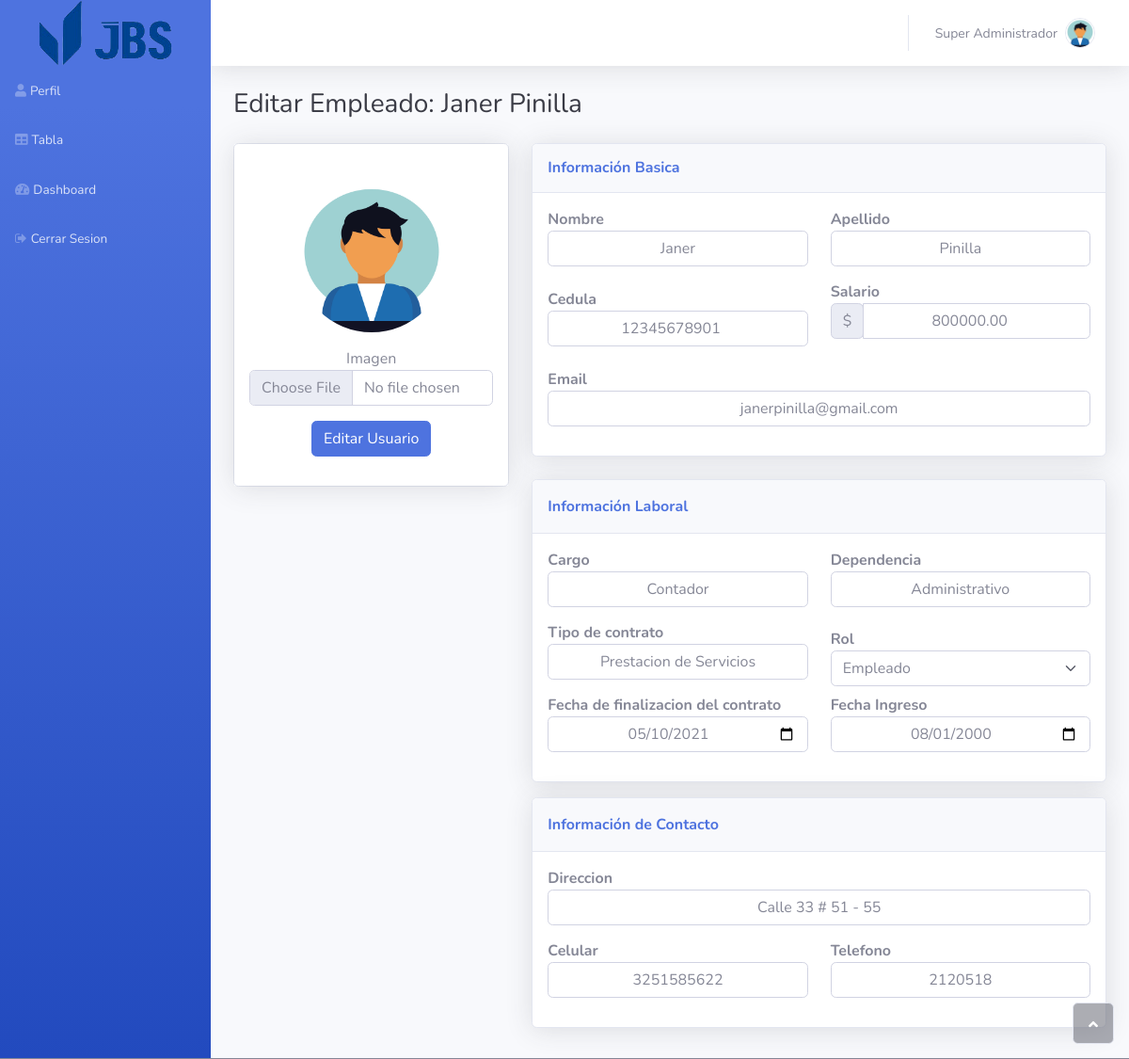
Before: /system/edit/2 (signed in) with the older database file.
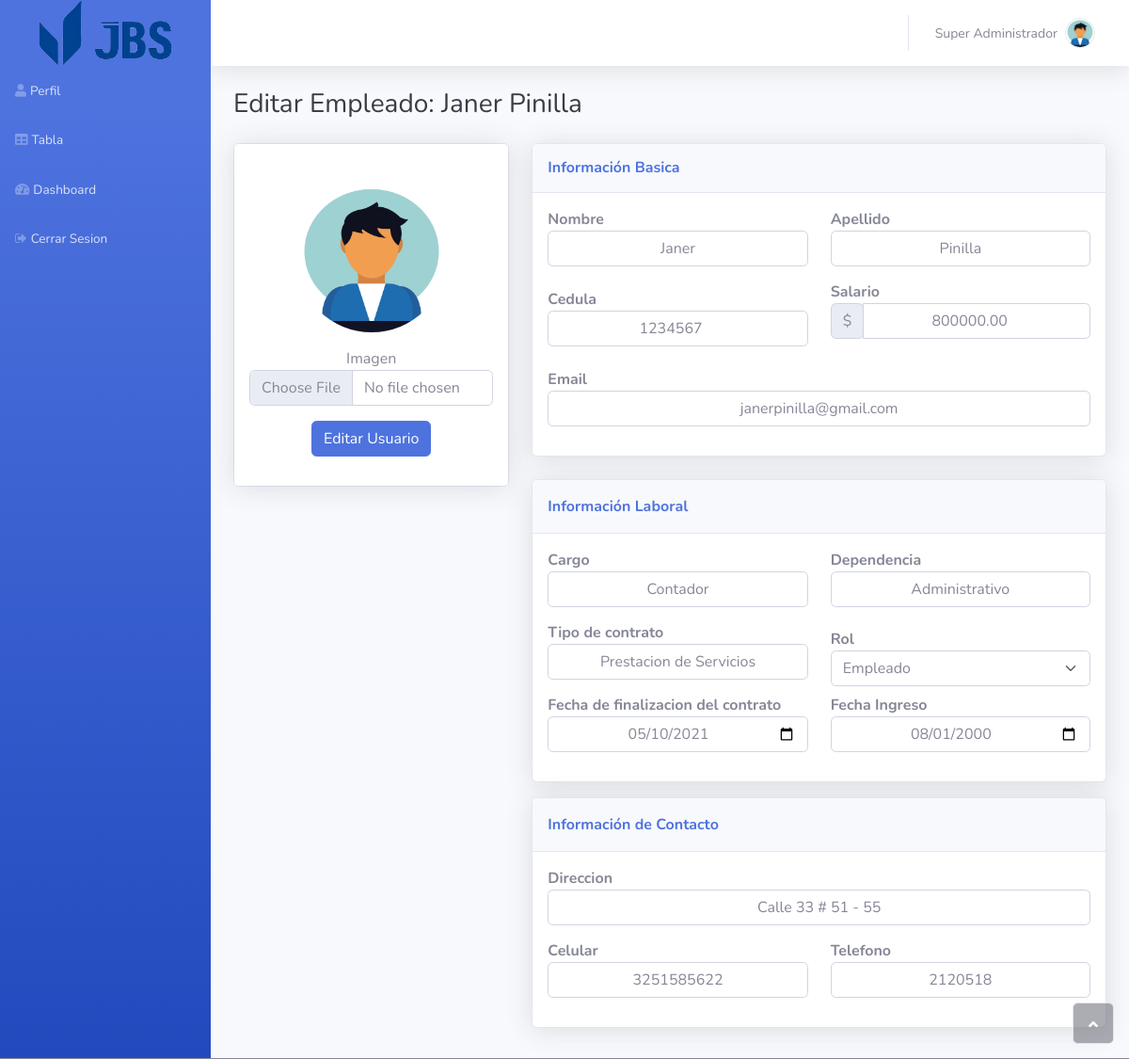
After: the same page with the newer database file.
### flaskr/models/usuario.py (models this page shows, shortened)
class Usuario(UserMixin, sqla.Model):
    idUsuario = sqla.Column(sqla.Integer, primary_key=True, nullable=False)
    correo = sqla.Column(sqla.Text, nullable=False, unique=True)
    password = sqla.Column(sqla.Text, nullable=False)
    nombre = sqla.Column(sqla.Text, nullable=False)
    apellido = sqla.Column(sqla.Text, nullable=False)
    cedula = sqla.Column(sqla.Integer, nullable=False, unique=True)
    fecha_ingreso = sqla.Column(sqla.DateTime, nullable=False)
    fecha_contrato = sqla.Column(sqla.DateTime, nullable=False)
    tipo_contrato = sqla.Column(sqla.Text, nullable=False)
    cargo = sqla.Column(sqla.Text, nullable=False)
    dependencia = sqla.Column(sqla.Text, nullable=False)
    salario = sqla.Column(sqla.Float, nullable=False)
    estado = sqla.Column(sqla.Boolean, nullable=False, default=1)
    uuid = sqla.Column(sqla.String(64), nullable=False, default=lambda: str(uuid4()))
    idRol = sqla.Column(sqla.Integer, sqla.ForeignKey('rol.idRol'), nullable=False)
    nombreRol = sqla.relationship('Rol', backref=sqla.backref('usuarios', lazy=True))
    direccion = sqla.Column(sqla.String, nullable=False)
    celular = sqla.Column(sqla.Integer, nullable=False)
    telefono = sqla.Column(sqla.Integer, nullable=False)
    image = sqla.Column(sqla.Text, nullable=False)

### flaskr/system.py (the view, shortened to what this page needs)
@bp.route("/edit/<int:usuario_id>", methods=("GET", "POST"))
@login_required
@admin_required
def edit(usuario_id):
    error = None
    usuario = Usuario.query.filter_by(idUsuario=usuario_id, estado=1).first()
    if not usuario:
        error = "El usuario con este id no se encuentra en la base de datos"
    if error is None:
        form = NewUserForm()
        categorias =[]
        for i in range(current_user.idRol, 3):
            rol = Rol.query.filter_by(idRol=i+1).first()
            rol_choice = (rol.idRol, rol)
            categorias.append(rol_choice)
        form.idRol.choices = categorias
        form.correo.data = usuario.correo
        form.nombre.data = usuario.nombre
        form.apellido.data = usuario.apellido
        form.cedula.data = usuario.cedula
        form.fecha_ingreso.data = usuario.fecha_ingreso
        form.fecha_contrato.data = usuario.fecha_contrato
        form.tipo_contrato.data = usuario.tipo_contrato
        form.cargo.data = usuario.cargo
        form.dependencia.data = usuario.dependencia
        form.salario.data = usuario.salario
        form.idRol.data = usuario.idRol
        form.direccion.data = usuario.direccion
        form.celular.data = usuario.celular
        form.telefono.data = usuario.telefono
        return render_template('system/edit.html',usuario=usuario, form=form)
    flash(error, "danger")
    return redirect(url_for('system.table'))

### flaskr/forms.py (called while the page is built)
    def __call__(self, field, **kwargs):
        kwargs.setdefault('id', field.id)
        kwargs.setdefault('type', self.input_type)
        kwargs.setdefault("step", "100")
        if 'value' not in kwargs:
            kwargs['value'] = field._value()
        if 'required' not in kwargs and 'required' in getattr(field, 'flags', []):
            kwargs['required'] = True
        return Markup("""
                <div class="input-group mb-3">
                    <div class="input-group-prepend">
                        <span class="input-group-text">$</span>
                    </div>
                    <input %s>
                </div>""" % self.html_params(name=field.name, **kwargs))

### flaskr/models/rol.py (called while the page is built)
    def __repr__(self):
        return self.tipo

### flaskr/models/usuario.py (called while the page is built)
@login_manager.user_loader
def load_user(user_uuid):
    return Usuario.query.filter_by(uuid=user_uuid).first()

### flaskr/system.py (called while the page is built)
def admin_required(view):
        @functools.wraps(view)
        def wrapped_view(**kwargs):
            if current_user.idRol == 3:
                return redirect(url_for("system.profile"))
            return view(**kwargs)
        return wrapped_view

### flaskr/templates/system/edit.html (shortened to what the changed rows need)
{% extends 'base_after.html' %}
{% set active_page = 'Editar Usuario' %}
{% from "_error_messages.html" import error_messages %}
{% from "_flash_messages.html" import flash_messages %}
{% from "_retroalimentacion.html" import retroalimentacion %}
{% block container %}
<h3 class="text-dark mb-4">Editar Empleado: {{usuario.nombre}} {{usuario.apellido}}</h3>
<form action="{{ url_for('system.edit', usuario_id=usuario.idUsuario ) }}" method="POST" enctype="multipart/form-data">
    <div class="row mb-3">
        <div class="col-lg-4">
            <div class="card mb-3">
                <div class="card-body text-center shadow">
                    <div class="mb-3">
                        {{form.image.label}}
                        {{form.image(class="form-control")}}
                    </div>
                </div>
            </div>
        </div>
        <div class="col-lg-8">
            <div class="row">
                <div class="col">
                    <div class="card shadow mb-4">
                        <div class="card-body">
                            {% set flashes = get_flashed_messages(with_categories=true) %}
                            <div class="row">
                                <div class="col" style="text-align: left;margin: auto;">
                                    <div>
                                        {{ form.nombre.label(class="text-secondary fw-bold", style="margin: auto;") }}
                                        {{ form.nombre(class="form-control") }}
                                    </div>
                                </div>
                                <div class="col" style="text-align: left;margin: auto;">
                                    <div>
                                        {{ form.apellido.label(class="text-secondary fw-bold", style="margin: auto;") }}
                                        {{ form.apellido(class="form-control") }}
                                    </div>
                                </div>
                            </div>
                            <div class="row">
                                <div class="col" style="text-align: left;margin: auto;">
                                    <div>
                                        {{ form.cedula.label(class="text-secondary fw-bold", style="margin: auto;") }}
                                        {{ form.cedula(class="form-control") }}
                                    </div>
                                </div>
                                <div class="col" style="text-align: left;margin: auto;">
                                    <div>
                                        {{ form.salario(class="form-control") }}
                                    </div>
                                </div>
                            </div>
                            <div class="row">
                                <div class="col" style="text-align: left;margin: auto;">
                                    <div>
                                        {{ form.correo.label(class="text-secondary fw-bold", style="margin: auto;") }}
                                        {{ form.correo(class="form-control") }}
                                    </div>
                                </div>
                            </div>
                        </div>
                    </div>
                    <div class="card shadow mb-3">
                        <div class="card-body">
                            <div class="row">
                                <div class="col" style="text-align: left;margin: auto;">
                                    <div>
                                        {{ form.cargo.label(class="text-secondary fw-bold", style="margin: auto;") }}
                                        {{ form.cargo(class="form-control") }}
                                    </div>
                                </div>
                                <div class="col" style="text-align: left;margin: auto;">
                                    <div>
                                        {{ form.dependencia.label(class="text-secondary fw-bold", style="margin: auto;") }}
                                        {{ form.dependencia(class="form-control") }}
                                    </div>
                                </div>
                            </div>
                            <div class="row">
                                <div class="col" style="text-align: left;margin: auto;">
                                    <div>
                                        {{ form.tipo_contrato.label(class="text-secondary fw-bold", style="margin: auto;") }}
                                        {{ form.tipo_contrato(class="form-control") }}
                                    </div>
                                </div>
                                <div class="col" style="text-align: left;margin: auto;">
                                    <div>
                                        {{ form.idRol.label(class="text-secondary fw-bold", style="margin: auto;") }}
                                        {{ form.idRol(class="form-select") }}
                                    </div>
                                </div>
                            </div>
                            <div class="row">
                                <div class="col" style="text-align: left;margin: auto;">
                                    <div>
                                        {{ form.fecha_contrato.label(class="text-secondary fw-bold", style="margin: auto;") }}
                                        {{ form.fecha_contrato(class="form-control") }}
                                    </div>
                                </div>
                                <div class="col" style="text-align: left;margin: auto;">
                                    <div>
                                        {{ form.fecha_ingreso.label(class="text-secondary fw-bold", style="margin: auto;") }}
                                        {{ form.fecha_ingreso(class="form-control") }}
                                    </div>
                                </div>
                            </div>
                        </div>
                    </div>
                    <div class="card shadow" style="margin-bottom: 16px;">
                        <div class="card-body">
                            <div>
                                {{ form.direccion.label(class="text-secondary fw-bold", style="margin: auto;") }}
                                {{ form.direccion(class="form-control") }}
                                <div class="row">
                                    <div class="col" style="text-align: left;margin: auto;">
                                        <div>
                                            {{ form.celular.label(class="text-secondary fw-bold", style="margin: auto;") }}
                                            {{ form.celular(class="form-control") }}
                                        </div>
                                    </div>
                                    <div class="col" style="text-align: left;margin: auto;">
                                        <div>
                                            {{ form.telefono.label(class="text-secondary fw-bold", style="margin: auto;") }}
                                            {{ form.telefono(class="form-control") }}
                                        </div>
                                    </div>
                                </div>
                            </div>
                        </div>
                    </div>
                </div>
            </div>
        </div>
    </div>
</form>
{% endblock %}

Changed rows visible on the page:
changed Usuario "Janer": cedula "12345678901" → "1234567"
